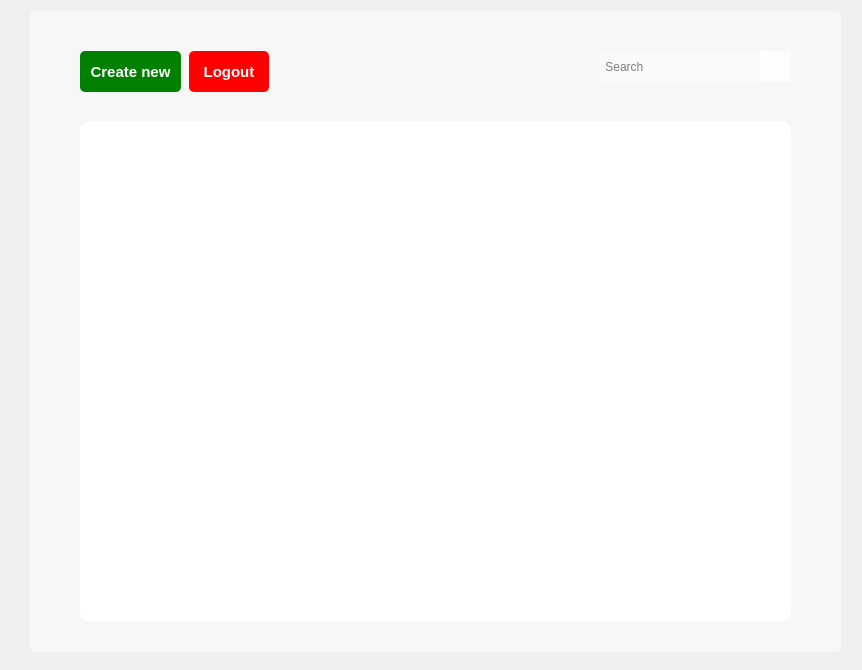
<?xml version="1.0" encoding="UTF-8"?>
<ui version="4.0">
 <class>home</class>
 <widget class="QMainWindow" name="home">
  <property name="windowModality">
   <enum>Qt::NonModal</enum>
  </property>
  <property name="geometry">
   <rect>
    <x>0</x>
    <y>0</y>
    <width>862</width>
    <height>670</height>
   </rect>
  </property>
  <property name="windowTitle">
   <string>MainWindow</string>
  </property>
  <property name="styleSheet">
   <string notr="true">background-image: url(&quot;:/resources/img/bg-home.jpg&quot;);
</string>
  </property>
  <widget class="QWidget" name="centralwidget">
   <widget class="QFrame" name="mainframe">
    <property name="geometry">
     <rect>
      <x>30</x>
      <y>11</y>
      <width>811</width>
      <height>641</height>
     </rect>
    </property>
    <property name="styleSheet">
     <string notr="true">#mainframe {
	background: rgba(255,255, 255,0.5);
	border-radius: 5;
}</string>
    </property>
    <property name="frameShape">
     <enum>QFrame::StyledPanel</enum>
    </property>
    <property name="frameShadow">
     <enum>QFrame::Sunken</enum>
    </property>
    <widget class="QPushButton" name="searchButton">
     <property name="geometry">
      <rect>
       <x>730</x>
       <y>40</y>
       <width>31</width>
       <height>31</height>
      </rect>
     </property>
     <property name="styleSheet">
      <string notr="true">border: none;
background: rgba(255,255,255, 0.7);

</string>
     </property>
     <property name="text">
      <string/>
     </property>
    </widget>
    <widget class="QPushButton" name="newAccount">
     <property name="geometry">
      <rect>
       <x>50</x>
       <y>40</y>
       <width>101</width>
       <height>41</height>
      </rect>
     </property>
     <property name="styleSheet">
      <string notr="true">background: green;
border-radius: 5;
color: white;
font-size: 15px;
font-weight: 500;</string>
     </property>
     <property name="text">
      <string>Create new</string>
     </property>
    </widget>
    <widget class="QTableView" name="allUsers">
     <property name="geometry">
      <rect>
       <x>50</x>
       <y>110</y>
       <width>711</width>
       <height>501</height>
      </rect>
     </property>
     <property name="styleSheet">
      <string notr="true">background:  white;
border: none;
border-radius: 10;</string>
     </property>
     <property name="frameShape">
      <enum>QFrame::StyledPanel</enum>
     </property>
     <property name="frameShadow">
      <enum>QFrame::Raised</enum>
     </property>
     <property name="cornerButtonEnabled">
      <bool>false</bool>
     </property>
     <attribute name="horizontalHeaderVisible">
      <bool>true</bool>
     </attribute>
     <attribute name="horizontalHeaderCascadingSectionResizes">
      <bool>true</bool>
     </attribute>
     <attribute name="horizontalHeaderMinimumSectionSize">
      <number>50</number>
     </attribute>
     <attribute name="horizontalHeaderShowSortIndicator" stdset="0">
      <bool>true</bool>
     </attribute>
     <attribute name="horizontalHeaderStretchLastSection">
      <bool>true</bool>
     </attribute>
     <attribute name="verticalHeaderVisible">
      <bool>true</bool>
     </attribute>
     <attribute name="verticalHeaderMinimumSectionSize">
      <number>20</number>
     </attribute>
    </widget>
    <widget class="QLineEdit" name="search">
     <property name="geometry">
      <rect>
       <x>570</x>
       <y>40</y>
       <width>161</width>
       <height>31</height>
      </rect>
     </property>
     <property name="styleSheet">
      <string notr="true">border: none;
background: rgba(255,255,255, 0.4);</string>
     </property>
     <property name="placeholderText">
      <string> Search</string>
     </property>
    </widget>
    <widget class="QPushButton" name="logout">
     <property name="geometry">
      <rect>
       <x>159</x>
       <y>40</y>
       <width>80</width>
       <height>41</height>
      </rect>
     </property>
     <property name="styleSheet">
      <string notr="true">background: red;
border-radius: 5;
color: white;
font-size: 15px;
font-weight: 500;</string>
     </property>
     <property name="text">
      <string>Logout</string>
     </property>
    </widget>
    <zorder>newAccount</zorder>
    <zorder>allUsers</zorder>
    <zorder>searchButton</zorder>
    <zorder>search</zorder>
    <zorder>logout</zorder>
   </widget>
  </widget>
 </widget>
 <resources/>
 <connections/>
</ui>
